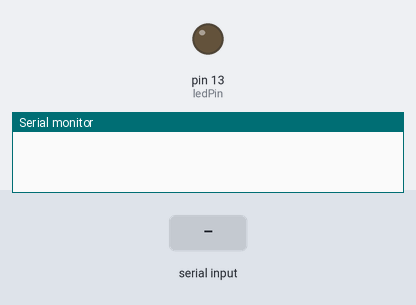
This sketch was run on a simulated Arduino Uno, built with avr-gcc and run on an emulated ATmega328P. Parts: output pins drawn as LEDs (lit = HIGH), the last lines printed to the serial monitor. Inputs (shaded band) come from the test bench.

Above: at 1.2 s.
1.3 s: "1" received over the second serial link
At 2.4 s:
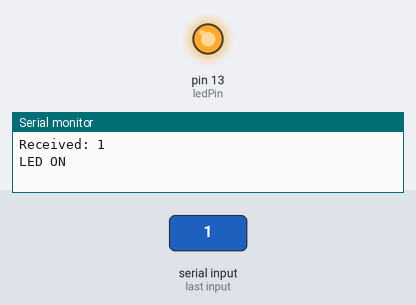
2.8 s: "0" received over the second serial link
At 3.5 s:
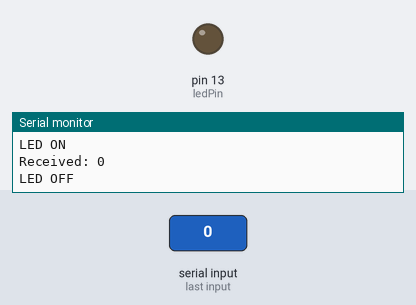
Timing chart, 0 to 5.8 s (numbered marks = the images above; inputs shaded):
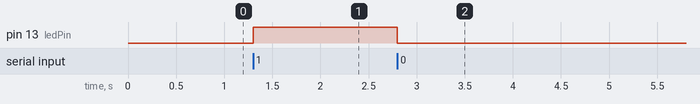

The sketch:

On_Off_Ardunio_code.ino
```cpp
#include <SoftwareSerial.h>

SoftwareSerial BTSerial(10, 11); // RX, TX

const int ledPin = 13;

void setup() {
    pinMode(ledPin, OUTPUT);
    Serial.begin(9600);
    BTSerial.begin(9600);
}

void loop() {
    if (BTSerial.available()) {
        char receivedChar = BTSerial.read();
        Serial.print("Received: ");
        Serial.println(receivedChar);

        if (receivedChar == '1') {
            digitalWrite(ledPin, HIGH);
            Serial.println("LED ON");
        }
        else if (receivedChar == '0') {
            digitalWrite(ledPin, LOW);
            Serial.println("LED OFF");
        }
    }
}
```

Measured:
- after the input at 1.3 s, pin 13 (ledPin): LOW → HIGH at once
- after the input at 2.8 s, pin 13 (ledPin): HIGH → LOW at once
